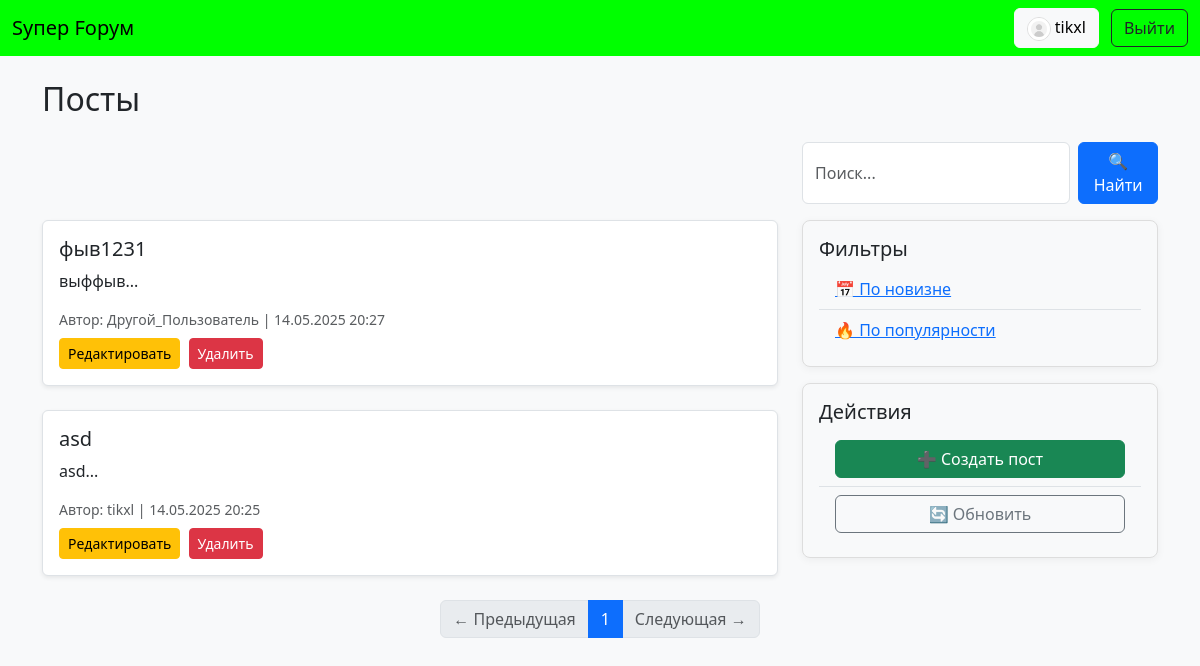
Page / (signed in) on the earlier database version.
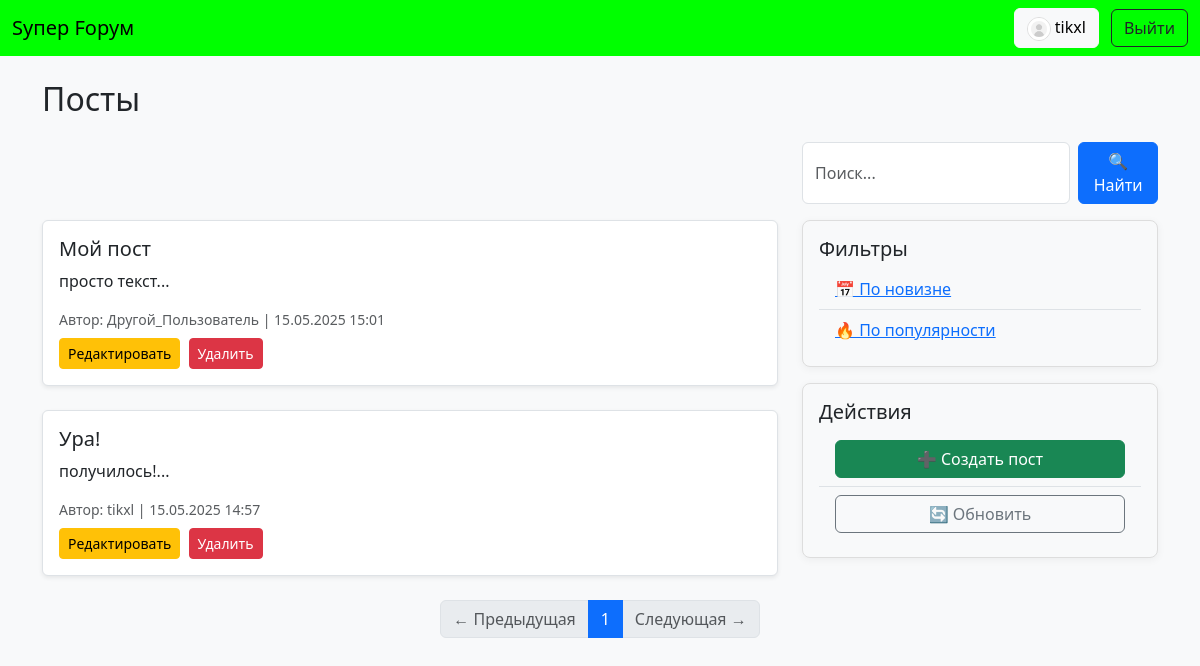
Same page on the later database version.
### app.py (models this page shows)
class Post(db.Model):
    id = db.Column(db.Integer, primary_key=True)
    title = db.Column(db.String(200), nullable=False)
    content = db.Column(db.Text, nullable=False)
    date = db.Column(db.DateTime, default=datetime.utcnow)
    user_id = db.Column(db.Integer, db.ForeignKey('user.id'), nullable=False)

class User(UserMixin, db.Model):
    id = db.Column(db.Integer, primary_key=True)
    username = db.Column(db.String(80), unique=True, nullable=False)
    password = db.Column(db.String(120), nullable=False)
    avatar = db.Column(db.String(255))
    description = db.Column(db.Text)
    is_admin = db.Column(db.Boolean, default=False)
    posts = db.relationship('Post', backref='author', lazy=True)
    comments = db.relationship('Comment', backref='author', lazy=True)

### app.py (the view)
@app.route('/')
def index():
    sort_by = request.args.get('sort', 'new')
    search_query = request.args.get('search', '')
    page = request.args.get('page', 1, type=int)
    posts_query = Post.query
    if search_query:
        posts_query = posts_query.filter(Post.title.ilike(f'%{search_query}%'))
    if sort_by == 'popular':
        posts_query = db.session.query(Post).outerjoin(Comment).group_by(Post.id).order_by(db.func.count(Comment.id).desc())
        if search_query:
            posts_query = posts_query.filter(Post.title.ilike(f'%{search_query}%'))
    else:
        posts_query = posts_query.order_by(Post.date.desc())
    pagination = posts_query.paginate(page=page, per_page=5)
    posts = pagination.items
    return render_template('index.html', posts=posts, sort_by=sort_by, pagination=pagination, search_query=search_query)

### app.py (called while the page is built)
@login_manager.user_loader
def load_user(user_id):
    return User.query.get(int(user_id))

### templates/index.html (shortened to what this page needs)
{% extends "base.html" %}
{% block content %}
<h2 class="mb-4">Посты</h2>
<div class="row mb-3">
    <div class="col-md-8"></div>
    <div class="col-md-4">
        <form method="GET" class="d-flex">
            <input type="text" name="search" class="form-control me-2" placeholder="Поиск..." value="{{ request.args.get('search', '') }}">
            <button class="btn btn-primary" type="submit">🔍 Найти</button>
        </form>
    </div>
</div>
<div class="row">
    <div class="col-md-8">
        {% for post in posts %}
        <div class="card mb-4 shadow-sm border rounded p-3 bg-white">
            <h5 class="card-title">
                <a href="{{ url_for('view_post', post_id=post.id) }}">{{ post.title }}</a>
            </h5>
            <p class="card-text">{{ post.content[:200] }}...</p>
            <small class="text-muted">
                Автор: {{ post.author.username }} | {{ post.date.strftime('%d.%m.%Y %H:%M') }}
            </small>
            {% if current_user.is_authenticated and (current_user.id == post.author.id or current_user.is_admin) %}
                <div class="mt-2">
                    <a href="{{ url_for('edit_post', post_id=post.id) }}" class="btn btn-sm btn-warning me-1">Редактировать</a>
                    <a href="{{ url_for('delete_post', post_id=post.id) }}" class="btn btn-sm btn-danger">Удалить</a>
                </div>
            {% endif %}
        </div>
        {% endfor %}
    </div>
    <div class="col-md-4">
        <div class="card bg-light mb-3">
            <div class="card-body">
                <h5>Фильтры</h5>
                <ul class="list-group list-group-flush">
                    <li class="list-group-item bg-light"><a href="?sort=new">📅 По новизне</a></li>
                    <li class="list-group-item bg-light"><a href="?sort=popular">🔥 По популярности</a></li>
                </ul>
            </div>
        </div>
        <div class="card bg-light">
            <div class="card-body">
                <h5>Действия</h5>
                <ul class="list-group list-group-flush">
                    <li class="list-group-item bg-light">
                        <a href="{{ url_for('create_post') }}" class="btn btn-success w-100">➕ Создать пост</a>
                    </li>
                    <li class="list-group-item bg-light">
                        <a href="#" class="btn btn-outline-secondary w-100">🔄 Обновить</a>
                    </li>
                </ul>
            </div>
        </div>
    </div>
</div>
<nav aria-label="Page navigation">
    <ul class="pagination justify-content-center">
        {% if pagination.has_prev %}
            <li class="page-item">
                <a class="page-link" href="{{ url_for('index', sort=sort_by, page=pagination.prev_num, search=request.args.get('search')) }}">← Предыдущая</a>
            </li>
        {% else %}
            <li class="page-item disabled"><span class="page-link">← Предыдущая</span></li>
        {% endif %}
        {% for p in pagination.iter_pages() %}
            {% if p %}
                <li class="page-item {% if p == pagination.page %}active{% endif %}">
                    <a class="page-link" href="{{ url_for('index', sort=sort_by, page=p, search=request.args.get('search')) }}">{{ p }}</a>
                </li>
            {% else %}
                <li class="page-item disabled"><span class="page-link">…</span></li>
            {% endif %}
        {% endfor %}
        {% if pagination.has_next %}
            <li class="page-item">
                <a class="page-link" href="{{ url_for('index', sort=sort_by, page=pagination.next_num, search=request.args.get('search')) }}">Следующая →</a>
            </li>
        {% else %}
            <li class="page-item disabled"><span class="page-link">Следующая →</span></li>
        {% endif %}
    </ul>
</nav>
{% endblock %}

Differences in the rows shown:
changed Post "Другой_Пользователь": title "фыв1231" → "Мой пост"; content "выффыв" → "просто текст"; date "14.05.2025 20:27" → "15.05.2025 15:01"
changed Post "tikxl": title "asd" → "Ура!"; content "asd" → "получилось!"; date "14.05.2025 20:25" → "15.05.2025 14:57"
